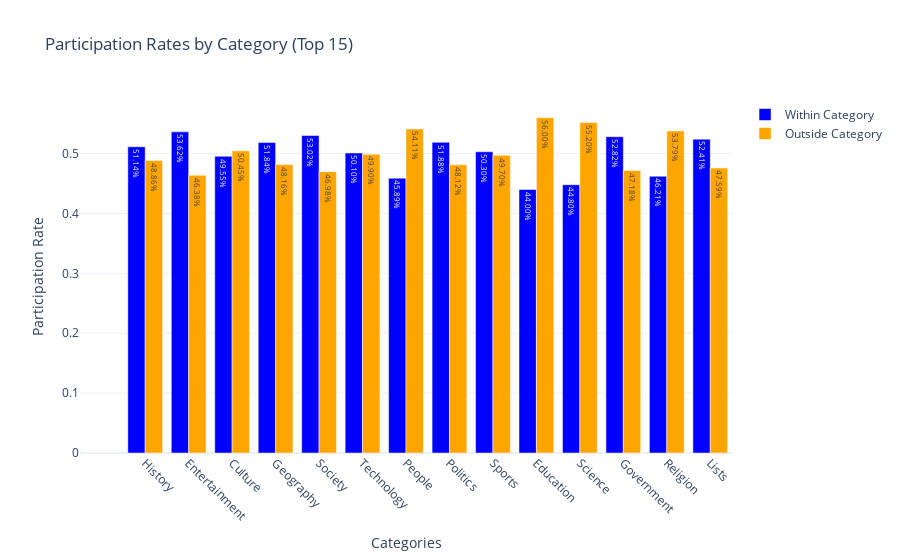

Here is the notebook cell this chart was saved with:
### Markdown cell above
# Participation rate same/different group

### Code cell
plot_participation_rates(df_vote, top_15_categories, title="Participation Rates by Category (Top 15)", top_n=15)

### Figure 1 — Plotly figure (JSON) as saved in the notebook; plotly's stock layout.template omitted (floating-point values rounded to 4 significant figures)
{"data": [{"marker": {"color": "blue"}, "name": "Within Category", "text": ["0.00%", "51.14%", "53.62%", "49.55%", "51.84%", "53.02%", "50.10%", "45.89%", "51.88%", "50.30%", "44.00%", "44.80%", "52.82%", "46.21%", "52.41%"], "textposition": "auto", "type": "bar", "x": ["", "History", "Entertainment", "Culture", "Geography", "Society", "Technology", "People", "Politics", "Sports", "Education", "Science", "Government", "Religion", "Lists"], "y": [0, 0.5114, 0.5362, 0.4955, 0.5184, 0.5302, 0.501, 0.4589, 0.5188, 0.503, 0.44, 0.448, 0.5282, 0.4621, 0.5241]}, {"marker": {"color": "orange"}, "name": "Outside Category", "text": ["0.00%", "48.86%", "46.38%", "50.45%", "48.16%", "46.98%", "49.90%", "54.11%", "48.12%", "49.70%", "56.00%", "55.20%", "47.18%", "53.79%", "47.59%"], "textposition": "auto", "type": "bar", "x": ["", "History", "Entertainment", "Culture", "Geography", "Society", "Technology", "People", "Politics", "Sports", "Education", "Science", "Government", "Religion", "Lists"], "y": [0, 0.4886, 0.4638, 0.5045, 0.4816, 0.4698, 0.499, 0.5411, 0.4812, 0.497, 0.56, 0.552, 0.4718, 0.5379, 0.4759]}], "layout": {"barmode": "group", "title": {"text": "Participation Rates by Category (Top 15)"}, "xaxis": {"tickangle": 45, "title": {"text": "Categories"}}, "yaxis": {"title": {"text": "Participation Rate"}}}}
